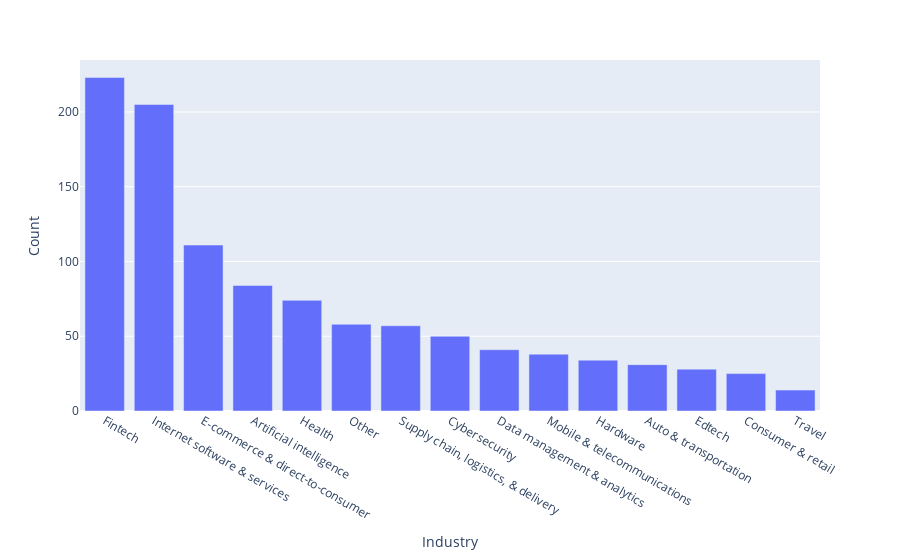

Notebook source saved alongside this figure:
### Code cell
#bar chart 
fig = px.bar(agg_df, x='Industry', y='Count')
fig.update_layout(xaxis = {"categoryorder":"total descending"})
fig.show()

### Figure 1 — Plotly figure (JSON) as saved in the notebook; plotly's stock layout.template omitted (floating-point values rounded to 4 significant figures)
{"data": [{"alignmentgroup": "True", "hovertemplate": "Industry=%{x}<br>Count=%{y}<extra></extra>", "legendgroup": "", "marker": {"color": "#636efa", "pattern": {"shape": ""}}, "name": "", "offsetgroup": "", "orientation": "v", "showlegend": false, "textposition": "auto", "type": "bar", "x": ["Artificial intelligence", "Auto & transportation", "Consumer & retail", "Cybersecurity", "Data management & analytics", "E-commerce & direct-to-consumer", "Edtech", "Fintech", "Hardware", "Health", "Internet software & services", "Mobile & telecommunications", "Other", "Supply chain, logistics, & delivery", "Travel"], "xaxis": "x", "y": [84, 31, 25, 50, 41, 111, 28, 223, 34, 74, 205, 38, 58, 57, 14], "yaxis": "y"}], "layout": {"barmode": "relative", "legend": {"tracegroupgap": 0}, "margin": {"t": 60}, "xaxis": {"anchor": "y", "categoryorder": "total descending", "domain": [0, 1], "title": {"text": "Industry"}}, "yaxis": {"anchor": "x", "domain": [0, 1], "title": {"text": "Count"}}}}
